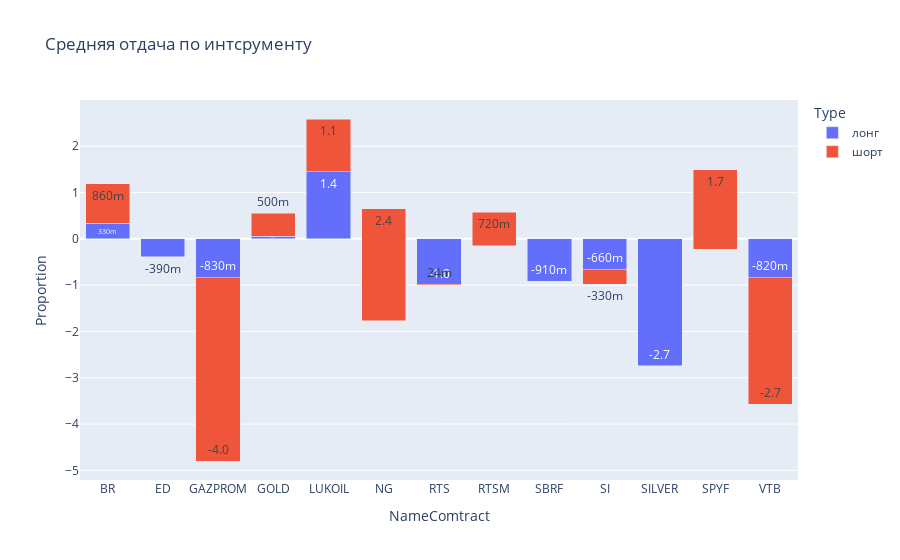

Write notebook code for a chart like this one.
### Code cell
# create chart to work
fig = px.bar(
    bar_chart_con,
    x = 'NameComtract',
    y = 'Proportion',
    color = 'Type',
    title="Средняя отдача по интсрументу",
    text_auto='.2s'# print value on bar 
)
fig.update_layout(barmode='stack')
fig.show()

### Figure 1 — Plotly figure (JSON) as saved in the notebook; plotly's stock layout.template omitted (floating-point values rounded to 4 significant figures)
{"data": [{"alignmentgroup": "True", "hovertemplate": "Type=лонг<br>NameComtract=%{x}<br>Proportion=%{y}<extra></extra>", "legendgroup": "лонг", "marker": {"color": "#636efa", "pattern": {"shape": ""}}, "name": "лонг", "offsetgroup": "лонг", "orientation": "v", "showlegend": true, "textposition": "auto", "texttemplate": "%{y:.2s}", "type": "bar", "x": ["BR", "ED", "GAZPROM", "GOLD", "LUKOIL", "NG", "RTS", "RTSM", "SBRF", "SI", "SILVER", "SPYF", "VTB"], "xaxis": "x", "y": [0.3315, -0.3853, -0.8334, 0.05724, 1.447, -1.764, -1.006, -0.1505, -0.9122, -0.6567, -2.739, -0.2241, -0.8249], "yaxis": "y"}, {"alignmentgroup": "True", "hovertemplate": "Type=шорт<br>NameComtract=%{x}<br>Proportion=%{y}<extra></extra>", "legendgroup": "шорт", "marker": {"color": "#EF553B", "pattern": {"shape": ""}}, "name": "шорт", "offsetgroup": "шорт", "orientation": "v", "showlegend": true, "textposition": "auto", "texttemplate": "%{y:.2s}", "type": "bar", "x": ["BR", "GAZPROM", "GOLD", "LUKOIL", "NG", "RTS", "RTSM", "SI", "SPYF", "VTB"], "xaxis": "x", "y": [0.856, -3.964, 0.4954, 1.141, 2.415, 0.0236, 0.7197, -0.3253, 1.717, -2.742], "yaxis": "y"}], "layout": {"barmode": "stack", "legend": {"title": {"text": "Type"}, "tracegroupgap": 0}, "title": {"text": "Средняя отдача по интсрументу"}, "xaxis": {"anchor": "y", "domain": [0, 1], "title": {"text": "NameComtract"}}, "yaxis": {"anchor": "x", "domain": [0, 1], "title": {"text": "Proportion"}}}}
